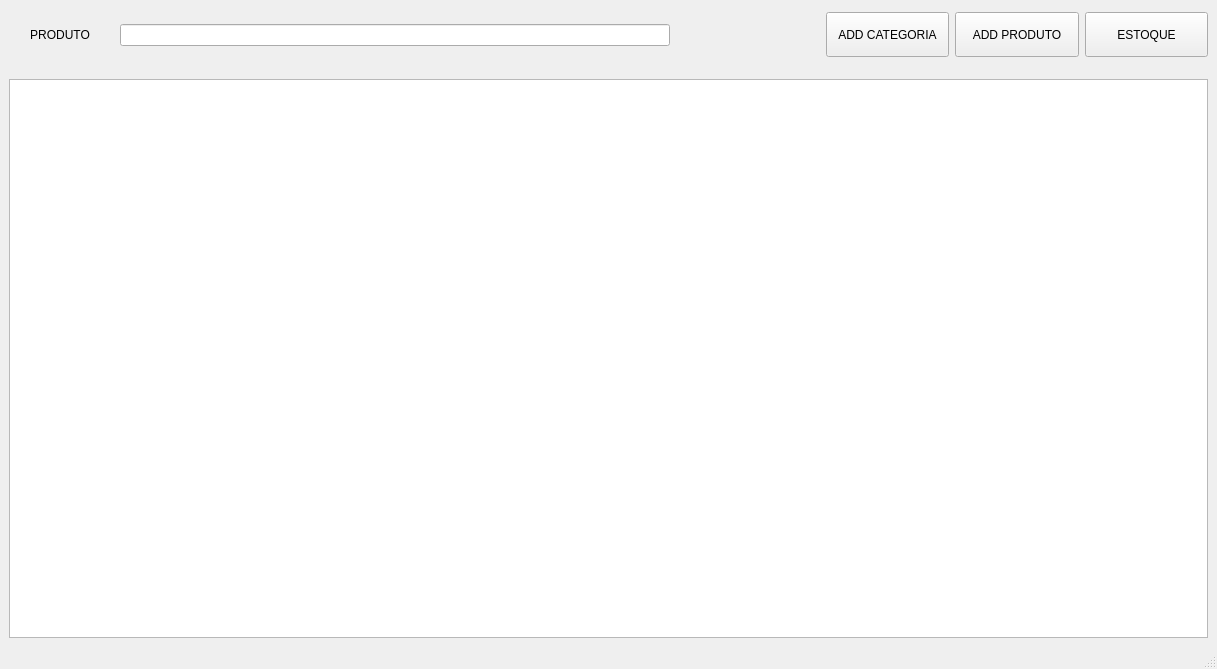
<?xml version="1.0" encoding="UTF-8"?>
<ui version="4.0">
 <class>MainWindow</class>
 <widget class="QMainWindow" name="MainWindow">
  <property name="windowModality">
   <enum>Qt::WindowModality::NonModal</enum>
  </property>
  <property name="geometry">
   <rect>
    <x>0</x>
    <y>0</y>
    <width>1217</width>
    <height>669</height>
   </rect>
  </property>
  <property name="maximumSize">
   <size>
    <width>1217</width>
    <height>669</height>
   </size>
  </property>
  <property name="windowTitle">
   <string>PRODUTOS</string>
  </property>
  <property name="styleSheet">
   <string notr="true"/>
  </property>
  <widget class="QWidget" name="centralwidget">
   <property name="styleSheet">
    <string notr="true"/>
   </property>
   <layout class="QVBoxLayout" name="verticalLayout">
    <property name="spacing">
     <number>0</number>
    </property>
    <property name="leftMargin">
     <number>0</number>
    </property>
    <property name="topMargin">
     <number>0</number>
    </property>
    <property name="rightMargin">
     <number>0</number>
    </property>
    <property name="bottomMargin">
     <number>0</number>
    </property>
    <item>
     <widget class="QWidget" name="widget" native="true">
      <property name="minimumSize">
       <size>
        <width>0</width>
        <height>70</height>
       </size>
      </property>
      <property name="maximumSize">
       <size>
        <width>16777215</width>
        <height>70</height>
       </size>
      </property>
      <property name="styleSheet">
       <string notr="true"/>
      </property>
      <layout class="QHBoxLayout" name="horizontalLayout">
       <property name="spacing">
        <number>0</number>
       </property>
       <property name="leftMargin">
        <number>0</number>
       </property>
       <property name="topMargin">
        <number>0</number>
       </property>
       <property name="rightMargin">
        <number>0</number>
       </property>
       <property name="bottomMargin">
        <number>0</number>
       </property>
       <item>
        <widget class="QWidget" name="widget_3" native="true">
         <property name="minimumSize">
          <size>
           <width>120</width>
           <height>0</height>
          </size>
         </property>
         <property name="maximumSize">
          <size>
           <width>120</width>
           <height>120</height>
          </size>
         </property>
         <property name="styleSheet">
          <string notr="true"/>
         </property>
         <layout class="QVBoxLayout" name="verticalLayout_4">
          <item>
           <widget class="QLabel" name="label">
            <property name="maximumSize">
             <size>
              <width>120</width>
              <height>16777215</height>
             </size>
            </property>
            <property name="styleSheet">
             <string notr="true">border: transparent;</string>
            </property>
            <property name="text">
             <string>PRODUTO</string>
            </property>
            <property name="alignment">
             <set>Qt::AlignmentFlag::AlignCenter</set>
            </property>
           </widget>
          </item>
         </layout>
        </widget>
       </item>
       <item>
        <widget class="QWidget" name="widget_4" native="true">
         <property name="minimumSize">
          <size>
           <width>600</width>
           <height>0</height>
          </size>
         </property>
         <layout class="QVBoxLayout" name="verticalLayout_3">
          <property name="spacing">
           <number>0</number>
          </property>
          <property name="leftMargin">
           <number>0</number>
          </property>
          <property name="topMargin">
           <number>0</number>
          </property>
          <property name="rightMargin">
           <number>0</number>
          </property>
          <property name="bottomMargin">
           <number>0</number>
          </property>
          <item>
           <widget class="QLineEdit" name="FilterProducts">
            <property name="maximumSize">
             <size>
              <width>550</width>
              <height>16777215</height>
             </size>
            </property>
            <property name="styleSheet">
             <string notr="true">border-left: 1px solid red;
border-right: 1px solid red;</string>
            </property>
           </widget>
          </item>
         </layout>
        </widget>
       </item>
       <item>
        <widget class="QWidget" name="widget_5" native="true">
         <property name="minimumSize">
          <size>
           <width>400</width>
           <height>0</height>
          </size>
         </property>
         <property name="styleSheet">
          <string notr="true"/>
         </property>
         <layout class="QHBoxLayout" name="horizontalLayout_2">
          <item>
           <widget class="QPushButton" name="add_categoria">
            <property name="maximumSize">
             <size>
              <width>16777215</width>
              <height>45</height>
             </size>
            </property>
            <property name="text">
             <string>ADD CATEGORIA</string>
            </property>
           </widget>
          </item>
          <item>
           <widget class="QPushButton" name="add_products">
            <property name="minimumSize">
             <size>
              <width>50</width>
              <height>45</height>
             </size>
            </property>
            <property name="maximumSize">
             <size>
              <width>16777215</width>
              <height>45</height>
             </size>
            </property>
            <property name="text">
             <string>ADD PRODUTO</string>
            </property>
           </widget>
          </item>
          <item>
           <widget class="QPushButton" name="atualizar_estoque">
            <property name="minimumSize">
             <size>
              <width>50</width>
              <height>45</height>
             </size>
            </property>
            <property name="maximumSize">
             <size>
              <width>16777215</width>
              <height>45</height>
             </size>
            </property>
            <property name="text">
             <string>ESTOQUE</string>
            </property>
           </widget>
          </item>
         </layout>
        </widget>
       </item>
      </layout>
     </widget>
    </item>
    <item>
     <widget class="QFrame" name="products">
      <layout class="QVBoxLayout" name="verticalLayout_5">
       <item>
        <widget class="QTableWidget" name="tableWidget"/>
       </item>
      </layout>
     </widget>
    </item>
   </layout>
  </widget>
  <widget class="QStatusBar" name="statusbar"/>
 </widget>
 <resources/>
 <connections/>
</ui>
